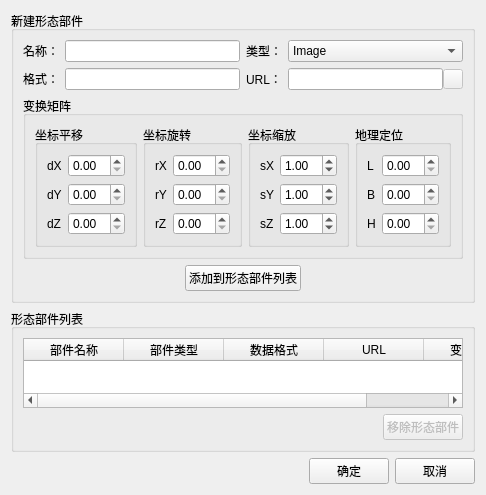
<?xml version="1.0" encoding="UTF-8"?>
<ui version="4.0">
 <class>FormPartDialog</class>
 <widget class="QDialog" name="FormPartDialog">
  <property name="geometry">
   <rect>
    <x>0</x>
    <y>0</y>
    <width>460</width>
    <height>490</height>
   </rect>
  </property>
  <property name="windowTitle">
   <string>编辑形态部件</string>
  </property>
  <layout class="QGridLayout" name="gridLayout_9">
   <item row="0" column="0">
    <layout class="QVBoxLayout" name="verticalLayout_7">
     <item>
      <widget class="QGroupBox" name="groupBox">
       <property name="title">
        <string>新建形态部件</string>
       </property>
       <layout class="QGridLayout" name="gridLayout_8">
        <item row="0" column="0">
         <layout class="QVBoxLayout" name="verticalLayout_6">
          <item>
           <layout class="QGridLayout" name="gridLayout_6">
            <item row="0" column="0">
             <layout class="QHBoxLayout" name="horizontalLayout_3">
              <item>
               <widget class="QLabel" name="label">
                <property name="text">
                 <string>名称：</string>
                </property>
               </widget>
              </item>
              <item>
               <widget class="QLineEdit" name="m_lineEdit_name">
                <property name="text">
                 <string/>
                </property>
               </widget>
              </item>
             </layout>
            </item>
            <item row="0" column="1">
             <layout class="QHBoxLayout" name="horizontalLayout_4">
              <item>
               <widget class="QLabel" name="label_2">
                <property name="text">
                 <string>类型：</string>
                </property>
               </widget>
              </item>
              <item>
               <widget class="QComboBox" name="m_comboBox_type">
                <property name="sizePolicy">
                 <sizepolicy hsizetype="Expanding" vsizetype="Fixed">
                  <horstretch>0</horstretch>
                  <verstretch>0</verstretch>
                 </sizepolicy>
                </property>
                <item>
                 <property name="text">
                  <string>Image</string>
                 </property>
                </item>
                <item>
                 <property name="text">
                  <string>3DModel</string>
                 </property>
                </item>
                <item>
                 <property name="text">
                  <string>TextureAboveEarth</string>
                 </property>
                </item>
                <item>
                 <property name="text">
                  <string>Map3D</string>
                 </property>
                </item>
                <item>
                 <property name="text">
                  <string>Vector2D</string>
                 </property>
                </item>
                <item>
                 <property name="text">
                  <string>DEM</string>
                 </property>
                </item>
                <item>
                 <property name="text">
                  <string>Raster2D</string>
                 </property>
                </item>
                <item>
                 <property name="text">
                  <string>Raster3D</string>
                 </property>
                </item>
                <item>
                 <property name="text">
                  <string>PointCloud</string>
                 </property>
                </item>
                <item>
                 <property name="text">
                  <string>Vector3D</string>
                 </property>
                </item>
               </widget>
              </item>
             </layout>
            </item>
            <item row="1" column="0">
             <layout class="QHBoxLayout" name="horizontalLayout_5">
              <item>
               <widget class="QLabel" name="label_3">
                <property name="text">
                 <string>格式：</string>
                </property>
               </widget>
              </item>
              <item>
               <widget class="QLineEdit" name="m_lineEdit_dataFormat">
                <property name="text">
                 <string/>
                </property>
               </widget>
              </item>
             </layout>
            </item>
            <item row="1" column="1">
             <layout class="QHBoxLayout" name="horizontalLayout_2">
              <item>
               <widget class="QLabel" name="label_4">
                <property name="minimumSize">
                 <size>
                  <width>36</width>
                  <height>0</height>
                 </size>
                </property>
                <property name="text">
                 <string>URL：</string>
                </property>
               </widget>
              </item>
              <item>
               <layout class="QHBoxLayout" name="horizontalLayout">
                <property name="spacing">
                 <number>0</number>
                </property>
                <item>
                 <widget class="QLineEdit" name="m_lineEdit_url">
                  <property name="sizePolicy">
                   <sizepolicy hsizetype="Expanding" vsizetype="Fixed">
                    <horstretch>0</horstretch>
                    <verstretch>0</verstretch>
                   </sizepolicy>
                  </property>
                  <property name="text">
                   <string/>
                  </property>
                 </widget>
                </item>
                <item>
                 <widget class="QPushButton" name="m_btn_file">
                  <property name="enabled">
                   <bool>false</bool>
                  </property>
                  <property name="minimumSize">
                   <size>
                    <width>20</width>
                    <height>20</height>
                   </size>
                  </property>
                  <property name="maximumSize">
                   <size>
                    <width>20</width>
                    <height>20</height>
                   </size>
                  </property>
                  <property name="text">
                   <string/>
                  </property>
                  <property name="icon">
                   <iconset resource="../ModelingTool.qrc">
                    <normaloff>:/ModelingTool/Images/search.png</normaloff>:/ModelingTool/Images/search.png</iconset>
                  </property>
                 </widget>
                </item>
               </layout>
              </item>
             </layout>
            </item>
           </layout>
          </item>
          <item>
           <widget class="QGroupBox" name="groupBox_3">
            <property name="title">
             <string>变换矩阵</string>
            </property>
            <layout class="QGridLayout" name="gridLayout_7">
             <item row="0" column="0">
              <layout class="QHBoxLayout" name="horizontalLayout_21">
               <item>
                <widget class="QGroupBox" name="groupBox_4">
                 <property name="title">
                  <string>坐标平移</string>
                 </property>
                 <layout class="QGridLayout" name="gridLayout">
                  <item row="0" column="0">
                   <layout class="QVBoxLayout" name="verticalLayout">
                    <item>
                     <layout class="QHBoxLayout" name="horizontalLayout_6">
                      <item>
                       <widget class="QLabel" name="label_5">
                        <property name="text">
                         <string>dX</string>
                        </property>
                       </widget>
                      </item>
                      <item>
                       <widget class="QDoubleSpinBox" name="doubleSpinBox_dX"/>
                      </item>
                     </layout>
                    </item>
                    <item>
                     <layout class="QHBoxLayout" name="horizontalLayout_10">
                      <item>
                       <widget class="QLabel" name="label_6">
                        <property name="text">
                         <string>dY</string>
                        </property>
                       </widget>
                      </item>
                      <item>
                       <widget class="QDoubleSpinBox" name="doubleSpinBox_dY"/>
                      </item>
                     </layout>
                    </item>
                    <item>
                     <layout class="QHBoxLayout" name="horizontalLayout_11">
                      <item>
                       <widget class="QLabel" name="label_7">
                        <property name="text">
                         <string>dZ</string>
                        </property>
                       </widget>
                      </item>
                      <item>
                       <widget class="QDoubleSpinBox" name="doubleSpinBox_dZ"/>
                      </item>
                     </layout>
                    </item>
                   </layout>
                  </item>
                 </layout>
                </widget>
               </item>
               <item>
                <widget class="QGroupBox" name="groupBox_5">
                 <property name="title">
                  <string>坐标旋转</string>
                 </property>
                 <layout class="QGridLayout" name="gridLayout_3">
                  <item row="0" column="0">
                   <layout class="QVBoxLayout" name="verticalLayout_2">
                    <item>
                     <layout class="QHBoxLayout" name="horizontalLayout_12">
                      <item>
                       <widget class="QLabel" name="label_8">
                        <property name="text">
                         <string>rX</string>
                        </property>
                       </widget>
                      </item>
                      <item>
                       <widget class="QDoubleSpinBox" name="doubleSpinBox_rX"/>
                      </item>
                     </layout>
                    </item>
                    <item>
                     <layout class="QHBoxLayout" name="horizontalLayout_13">
                      <item>
                       <widget class="QLabel" name="label_9">
                        <property name="text">
                         <string>rY</string>
                        </property>
                       </widget>
                      </item>
                      <item>
                       <widget class="QDoubleSpinBox" name="doubleSpinBox_rY"/>
                      </item>
                     </layout>
                    </item>
                    <item>
                     <layout class="QHBoxLayout" name="horizontalLayout_14">
                      <item>
                       <widget class="QLabel" name="label_10">
                        <property name="text">
                         <string>rZ</string>
                        </property>
                       </widget>
                      </item>
                      <item>
                       <widget class="QDoubleSpinBox" name="doubleSpinBox_rZ"/>
                      </item>
                     </layout>
                    </item>
                   </layout>
                  </item>
                 </layout>
                </widget>
               </item>
               <item>
                <widget class="QGroupBox" name="groupBox_6">
                 <property name="title">
                  <string>坐标缩放</string>
                 </property>
                 <layout class="QGridLayout" name="gridLayout_4">
                  <item row="0" column="0">
                   <layout class="QVBoxLayout" name="verticalLayout_4">
                    <item>
                     <layout class="QHBoxLayout" name="horizontalLayout_15">
                      <item>
                       <widget class="QLabel" name="label_11">
                        <property name="text">
                         <string>sX</string>
                        </property>
                       </widget>
                      </item>
                      <item>
                       <widget class="QDoubleSpinBox" name="doubleSpinBox_sX">
                        <property name="value">
                         <double>1.000000000000000</double>
                        </property>
                       </widget>
                      </item>
                     </layout>
                    </item>
                    <item>
                     <layout class="QHBoxLayout" name="horizontalLayout_16">
                      <item>
                       <widget class="QLabel" name="label_12">
                        <property name="text">
                         <string>sY</string>
                        </property>
                       </widget>
                      </item>
                      <item>
                       <widget class="QDoubleSpinBox" name="doubleSpinBox_sY">
                        <property name="value">
                         <double>1.000000000000000</double>
                        </property>
                       </widget>
                      </item>
                     </layout>
                    </item>
                    <item>
                     <layout class="QHBoxLayout" name="horizontalLayout_17">
                      <item>
                       <widget class="QLabel" name="label_13">
                        <property name="text">
                         <string>sZ</string>
                        </property>
                       </widget>
                      </item>
                      <item>
                       <widget class="QDoubleSpinBox" name="doubleSpinBox_sZ">
                        <property name="value">
                         <double>1.000000000000000</double>
                        </property>
                       </widget>
                      </item>
                     </layout>
                    </item>
                   </layout>
                  </item>
                 </layout>
                </widget>
               </item>
               <item>
                <widget class="QGroupBox" name="groupBox_7">
                 <property name="title">
                  <string>地理定位</string>
                 </property>
                 <layout class="QGridLayout" name="gridLayout_5">
                  <item row="0" column="0">
                   <layout class="QVBoxLayout" name="verticalLayout_5">
                    <item>
                     <layout class="QHBoxLayout" name="horizontalLayout_18">
                      <item>
                       <widget class="QLabel" name="label_14">
                        <property name="text">
                         <string>L</string>
                        </property>
                       </widget>
                      </item>
                      <item>
                       <widget class="QDoubleSpinBox" name="doubleSpinBox_sX_2"/>
                      </item>
                     </layout>
                    </item>
                    <item>
                     <layout class="QHBoxLayout" name="horizontalLayout_19">
                      <item>
                       <widget class="QLabel" name="label_15">
                        <property name="text">
                         <string>B</string>
                        </property>
                       </widget>
                      </item>
                      <item>
                       <widget class="QDoubleSpinBox" name="doubleSpinBox_sY_2"/>
                      </item>
                     </layout>
                    </item>
                    <item>
                     <layout class="QHBoxLayout" name="horizontalLayout_20">
                      <item>
                       <widget class="QLabel" name="label_16">
                        <property name="text">
                         <string>H</string>
                        </property>
                       </widget>
                      </item>
                      <item>
                       <widget class="QDoubleSpinBox" name="doubleSpinBox_sZ_2"/>
                      </item>
                     </layout>
                    </item>
                   </layout>
                  </item>
                 </layout>
                </widget>
               </item>
              </layout>
             </item>
            </layout>
           </widget>
          </item>
          <item>
           <layout class="QHBoxLayout" name="horizontalLayout_7">
            <item>
             <spacer name="horizontalSpacer">
              <property name="orientation">
               <enum>Qt::Horizontal</enum>
              </property>
              <property name="sizeHint" stdset="0">
               <size>
                <width>28</width>
                <height>20</height>
               </size>
              </property>
             </spacer>
            </item>
            <item>
             <widget class="QPushButton" name="m_btn_add">
              <property name="text">
               <string>添加到形态部件列表</string>
              </property>
              <property name="icon">
               <iconset resource="../ModelingTool.qrc">
                <normaloff>:/ModelingTool/Images/movedowm.png</normaloff>:/ModelingTool/Images/movedowm.png</iconset>
              </property>
             </widget>
            </item>
            <item>
             <spacer name="horizontalSpacer_2">
              <property name="orientation">
               <enum>Qt::Horizontal</enum>
              </property>
              <property name="sizeHint" stdset="0">
               <size>
                <width>28</width>
                <height>20</height>
               </size>
              </property>
             </spacer>
            </item>
           </layout>
          </item>
         </layout>
        </item>
       </layout>
      </widget>
     </item>
     <item>
      <widget class="QGroupBox" name="groupBox_2">
       <property name="title">
        <string>形态部件列表</string>
       </property>
       <layout class="QGridLayout" name="gridLayout_2">
        <item row="0" column="0">
         <layout class="QVBoxLayout" name="verticalLayout_3">
          <item>
           <widget class="QTableWidget" name="m_tableWidget_parts">
            <property name="minimumSize">
             <size>
              <width>370</width>
              <height>0</height>
             </size>
            </property>
            <property name="maximumSize">
             <size>
              <width>16777215</width>
              <height>120</height>
             </size>
            </property>
            <column>
             <property name="text">
              <string>部件名称</string>
             </property>
            </column>
            <column>
             <property name="text">
              <string>部件类型</string>
             </property>
            </column>
            <column>
             <property name="text">
              <string>数据格式</string>
             </property>
            </column>
            <column>
             <property name="text">
              <string>URL</string>
             </property>
            </column>
            <column>
             <property name="text">
              <string>变换矩阵</string>
             </property>
            </column>
           </widget>
          </item>
          <item>
           <layout class="QHBoxLayout" name="horizontalLayout_8">
            <item>
             <spacer name="horizontalSpacer_3">
              <property name="orientation">
               <enum>Qt::Horizontal</enum>
              </property>
              <property name="sizeHint" stdset="0">
               <size>
                <width>85</width>
                <height>17</height>
               </size>
              </property>
             </spacer>
            </item>
            <item>
             <widget class="QPushButton" name="m_btn_remove">
              <property name="enabled">
               <bool>false</bool>
              </property>
              <property name="text">
               <string>移除形态部件</string>
              </property>
              <property name="icon">
               <iconset resource="../ModelingTool.qrc">
                <normaloff>:/ModelingTool/Images/remove_circle.png</normaloff>:/ModelingTool/Images/remove_circle.png</iconset>
              </property>
             </widget>
            </item>
           </layout>
          </item>
         </layout>
        </item>
       </layout>
      </widget>
     </item>
     <item>
      <layout class="QHBoxLayout" name="horizontalLayout_9">
       <item>
        <spacer name="horizontalSpacer_5">
         <property name="orientation">
          <enum>Qt::Horizontal</enum>
         </property>
         <property name="sizeHint" stdset="0">
          <size>
           <width>118</width>
           <height>21</height>
          </size>
         </property>
        </spacer>
       </item>
       <item>
        <widget class="QPushButton" name="m_btn_ok">
         <property name="text">
          <string>确定</string>
         </property>
        </widget>
       </item>
       <item>
        <widget class="QPushButton" name="m_btn_cancel">
         <property name="text">
          <string>取消</string>
         </property>
        </widget>
       </item>
      </layout>
     </item>
    </layout>
   </item>
  </layout>
 </widget>
 <resources>
  <include location="../ModelingTool.qrc"/>
 </resources>
 <connections/>
</ui>
